Frame 1 (no input): blank canvas, image omitted
Frame 60 (the mouse pressed at the canvas centre just before this capture): blank canvas, image omitted
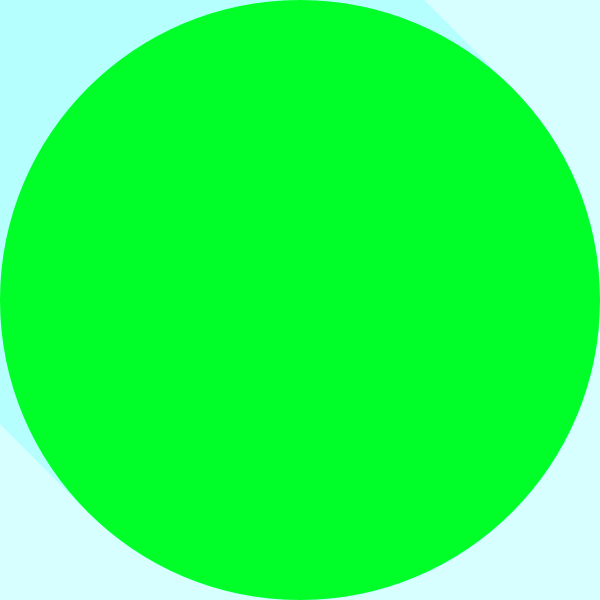
Frame 120 (the mouse held since frame 60 and released just before this capture)

The Processing sketch whose frames 1 and 60 were blank and that drew this single picture after the mouse press (run headless with seeded random() and noise(); from frame 60 on, the mouse is pressed at the canvas centre):

// Processing sketch: day2_02_colorHSB
// ── day2_02_colorHSB.pde
/*
Bootcamp CODE 2015 - InClass Sketch
Created by: Umi Syam
August 4, 2015
*/

//learn to use 'color' datatype to save colors
color circleColor;
//this variable will change the Hue value
int circleColorH;

void setup() {
  size(600,600);  
  background(255);
  colorMode(HSB, 360, 100, 100);
  
  circleColorH = 0;
  circleColor = color(circleColorH, 100, 100);
}

void draw() {
  float diffX = abs(mouseX-pmouseX);
  float diffY = abs(mouseY-pmouseY);
  float diff = diffX + diffY;
  
  circleColor = color(circleColorH, diff, diff);
  

  fill(circleColor);
//  ellipse(width/2, height/2, 200, 200);
//  ellipse(width/2, height/2, 100, 100);

//  noStroke();  
  strokeWeight(diff);
  stroke(180,100,100,40);
  line(mouseX, mouseY, pmouseX, pmouseY);
  ellipse(mouseX, mouseY, diff, diff);
  
  constrain(circleColorH, 0, 360);
  circleColorH = (circleColorH + 1) % 360;
  circleColorH++;
//  circleColorH += 1;
//  circleColorH = circleColorH + 1;
  println(circleColorH);
  
}
